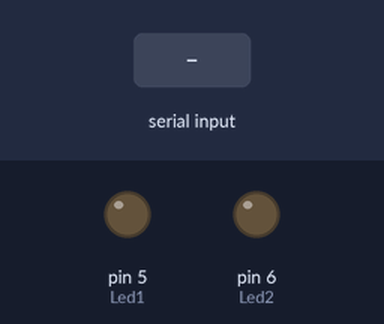
This sketch was run on a simulated Arduino Uno, built with avr-gcc and run on an emulated ATmega328P. On the bench: output pins drawn as LEDs (lit = HIGH). The test bench sets the inputs (shaded band).

Above: at 1.2 s.
1.3 s: "1" received over Serial
At 1.7 s:
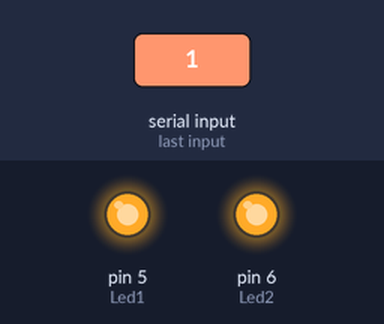
2.9 s: "0" received over Serial
At 4.1 s:
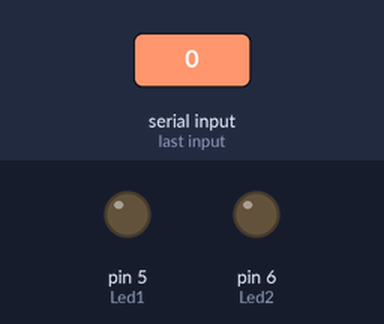
Timing chart, 0 to 5.9 s (numbered marks = the images above; inputs shaded):
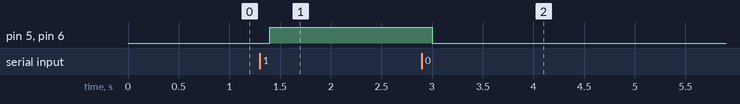

The sketch:

cs_led_yakma.ino
```cpp
int Led1 = 5;
int Led2 = 6;

void setup() {
  // put your setup code here, to run once:
  Serial.begin(9600);
  pinMode(Led1,OUTPUT);
  pinMode(Led2,OUTPUT);
}

void loop() {
  // put your main code here, to run repeatedly:
  if(Serial.available())
  {
    char gelen_bilgi = Serial.read();
    if(gelen_bilgi=='1')
    {
      digitalWrite(Led1,HIGH);
      digitalWrite(Led2,HIGH);
    }
    else if (gelen_bilgi=='0')
    {
      digitalWrite(Led1,LOW);
      digitalWrite(Led2,LOW);
    }
  }
  delay(100);
}
```

Measured:
- after the input at 1.3 s, pin 5 (Led1), pin 6 (Led2): LOW → HIGH after 0.10 s
- after the input at 2.9 s, pin 5 (Led1), pin 6 (Led2): HIGH → LOW after 0.10 s
